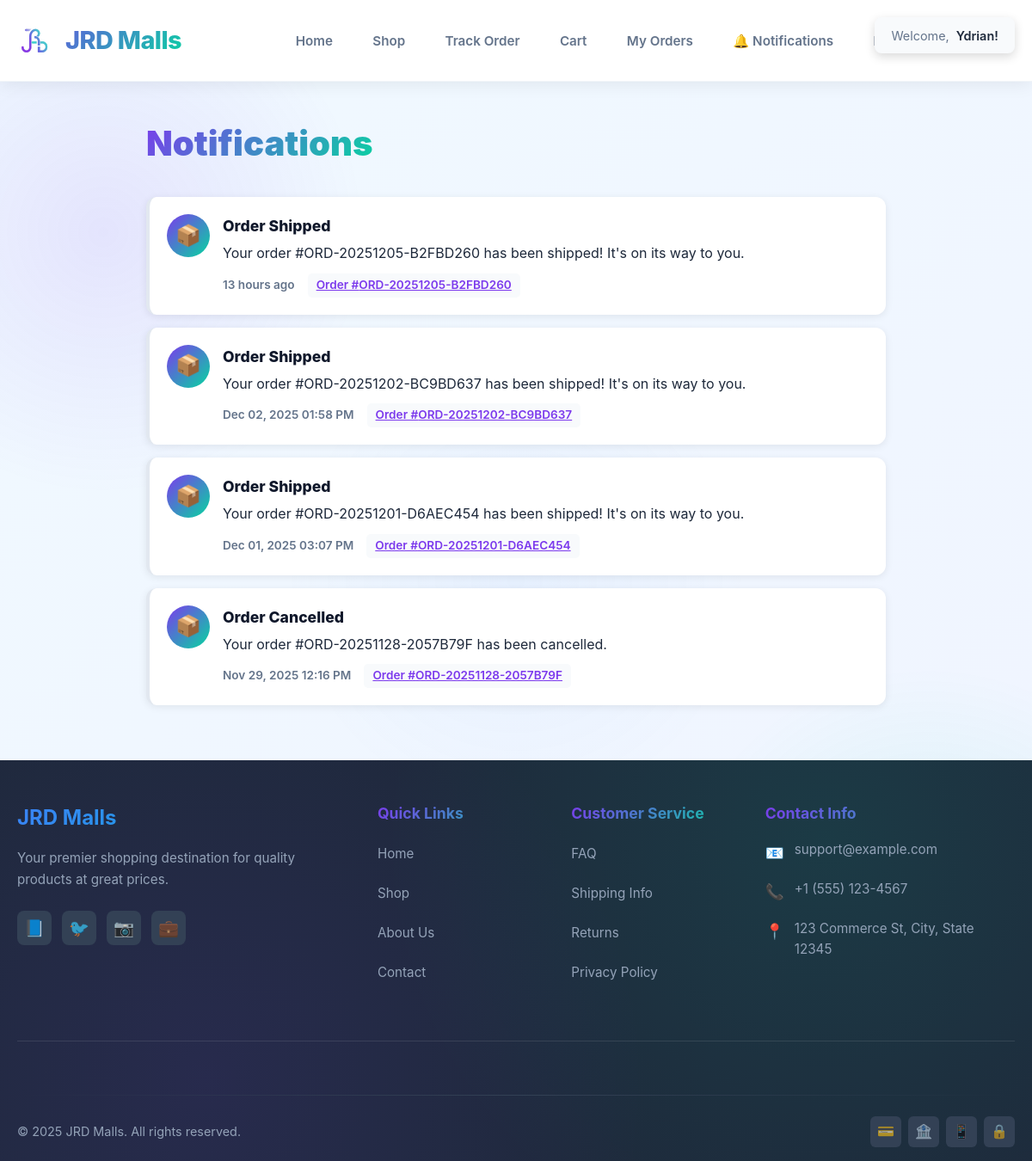
Page /notifications.php (signed in) on the committed database.
### tables this page shows
CREATE TABLE `customers` (
  `customer_id` int(11) NOT NULL,
  `email` varchar(255) NOT NULL,
  `password_hash` varchar(255) NOT NULL,
  `first_name` varchar(100) NOT NULL,
  `last_name` varchar(100) NOT NULL,
  `phone` varchar(20) DEFAULT NULL,
  `date_of_birth` date DEFAULT NULL,
  `created_at` timestamp NOT NULL DEFAULT current_timestamp(),
  `updated_at` timestamp NOT NULL DEFAULT current_timestamp() ON UPDATE current_timestamp(),
  `is_active` tinyint(1) DEFAULT 1,
  `last_login` timestamp NULL DEFAULT NULL
);

CREATE TABLE `notifications` (
  `notification_id` int(11) NOT NULL,
  `customer_id` int(11) NOT NULL,
  `order_id` int(11) DEFAULT NULL,
  `type` varchar(50) NOT NULL,
  `title` varchar(255) NOT NULL,
  `message` text NOT NULL,
  `is_read` tinyint(1) DEFAULT 0,
  `created_at` timestamp NOT NULL DEFAULT current_timestamp()
);

CREATE TABLE `orders` (
  `order_id` int(11) NOT NULL,
  `customer_id` int(11) NOT NULL,
  `order_number` varchar(50) NOT NULL,
  `order_status` enum('pending','processing','shipped','delivered','cancelled','refunded') DEFAULT 'pending',
  `subtotal` decimal(10,2) NOT NULL,
  `tax_amount` decimal(10,2) NOT NULL,
  `shipping_cost` decimal(10,2) NOT NULL,
  `total_amount` decimal(10,2) NOT NULL,
  `shipping_address_id` int(11) NOT NULL,
  `billing_address_id` int(11) NOT NULL,
  `payment_method` varchar(50) NOT NULL,
  `payment_status` enum('pending','completed','failed','refunded') DEFAULT 'pending',
  `notes` text DEFAULT NULL,
  `created_at` timestamp NOT NULL DEFAULT current_timestamp(),
  `updated_at` timestamp NOT NULL DEFAULT current_timestamp() ON UPDATE current_timestamp()
);

### config.php (called while the page is built, shortened)
<?php
function getDBConnection() {
    $conn = new mysqli(DB_HOST, DB_USER, DB_PASS, DB_NAME);
    $conn->set_charset("utf8mb4");
    $conn->query("SET time_zone = '+08:00'");
    return $conn;
}
function isLoggedIn() {
    return isset($_SESSION['customer_id']);
}
function getCurrentUser() {
    $conn = getDBConnection();
    $customer_id = $_SESSION['customer_id'];
    $stmt = $conn->prepare("SELECT customer_id, email, first_name, last_name FROM customers WHERE customer_id = ?");
    $stmt->bind_param("i", $customer_id);
    $stmt->execute();
    $result = $stmt->get_result();
    $user = $result->fetch_assoc();
    return $user;
}
?>

### includes/notifications.php (called while the page is built, shortened)
<?php
function getCustomerNotifications($customer_id, $limit = 20, $offset = 0) {
    $conn = getDBConnection();
    $stmt = $conn->prepare("
        SELECT n.*, o.order_number
        FROM notifications n
        LEFT JOIN orders o ON n.order_id = o.order_id
        WHERE n.customer_id = ?
        ORDER BY n.created_at DESC
        LIMIT ? OFFSET ?
    ");
    $stmt->bind_param("iii", $customer_id, $limit, $offset);
    $stmt->execute();
    $result = $stmt->get_result()->fetch_all(MYSQLI_ASSOC);
    return $result;
}
?>

### notifications.php (the view, shortened to what this page needs)
<?php
require_once 'config.php';
require_once 'includes/notifications.php';
$customer_id = $_SESSION['customer_id'];
$notifications = getCustomerNotifications($customer_id, 50);
?>
<!DOCTYPE html>
<html lang="en">
<head>
    <link rel="stylesheet" href="css/style.css">
</head>
<body>
    <?php include 'includes/header.php'; ?>
    <div class="notifications-container">
        <div class="notifications-header">
            <div>
                <h1>Notifications</h1>
            </div>
        </div>
        <?php if (count($notifications) > 0): ?>
            <div class="notifications-list">
                <?php foreach ($notifications as $notif): ?>
                    <div class="notification-card <?php echo !$notif['is_read'] ? 'unread' : ''; ?>">
                        <div class="notification-icon">
                            <?php
                            $icons = [
                                'order_status' => '📦',
                                'payment' => '💳',
                                'shipping' => '🚚',
                                'system' => '🔔'
                            ];
                            echo $icons[$notif['type']] ?? '🔔';
                            ?>
                        </div>
                        <div class="notification-content">
                            <div class="notification-title"><?php echo htmlspecialchars($notif['title']); ?></div>
                            <div class="notification-message"><?php echo htmlspecialchars($notif['message']); ?></div>
                            <div class="notification-meta">
                                <span class="notification-time">
                                    <?php
                                    $time_ago = time() - strtotime($notif['created_at']);
                                    if ($time_ago < 60) echo 'Just now';
                                    elseif ($time_ago < 3600) echo floor($time_ago / 60) . ' minutes ago';
                                    elseif ($time_ago < 86400) echo floor($time_ago / 3600) . ' hours ago';
                                    else echo date('M d, Y h:i A', strtotime($notif['created_at']));
                                    ?>
                                </span>
                                <?php if ($notif['order_number']): ?>
                                    <a href="orders.php?order_id=<?php echo $notif['order_id']; ?>" class="notification-order">
                                        Order #<?php echo htmlspecialchars($notif['order_number']); ?>
                                    </a>
                                <?php endif; ?>
                            </div>
                        </div>
                    </div>
                <?php endforeach; ?>
            </div>
        <?php endif; ?>
    </div>
    <?php include 'includes/footer.php'; ?>
</body>
</html>

### includes/header.php (shortened to what this page needs)
<header class="main-header">
    <div class="container">
        <div class="header-content">
            <div class="logo">
                <a href="index.php"><img src="logo/icon.png" alt=""><?php echo SITE_NAME; ?></a>
            </div>
            <nav class="main-nav">
                <ul>
                    <li><a href="index.php">Home</a></li>
                    <li><a href="shop.php">Shop</a></li>
                    <li><a href="track_order.php">Track Order</a></li>
                    <?php
                    if (isLoggedIn()):
                        require_once 'includes/notifications.php';
                    ?>
                        <li><a href="cart.php">Cart</a></li>
                        <li><a href="orders.php">My Orders</a></li>
                        <li style="position: relative;">
                            <a href="notifications.php">
                                🔔 Notifications
                            </a>
                        </li>
                        <li><a href="profile.php">Profile</a></li>
                        <li><a href="logout.php">Logout</a></li>
                    <?php else: ?>
                        <li><a href="login.php">Login</a></li>
                        <li><a href="register.php">Register</a></li>
                    <?php endif; ?>
                </ul>
            </nav>
            <?php if (isLoggedIn()):
                $user = getCurrentUser(); ?>
                <div class="user-info" id="userInfoNotification">
                    <span class="welcome-text">Welcome,</span>
                    <span class="user-name"><?php echo htmlspecialchars($user['first_name']); ?>!</span>
                </div>
            <?php endif; ?>
        </div>
    </div>
</header>

### css/style.css (style rules this page uses)
* { margin: 0; padding: 0; box-sizing: border-box; }
:root { --primary: #7c3aed; --primary-dark: #6d28d9; --primary-light: #a78bfa; --secondary: #06d6a0; --secondary-dark: #05b384; --accent: #ff9e00; --accent-light: #ffb74d; --dark: #0f172a; --light: #f8fafc; --border: #e2e8f0; --text: #1e293b; --text-light: #64748b; --error: #ef4444; --success: #10b981; --warning: #f59e0b; --info: #3b82f6; --gradient-primary: linear-gradient(135deg, #7c3aed 0%, #06d6a0 100%); --gradient-hero: linear-gradient(135deg, #7c3aed 0%, #3b82f6 50%, #06d6a0 100%); --shadow-sm: 0 1px 3px 0 rgba(0, 0, 0, 0.1); --shadow-md: 0 4px 6px -1px rgba(0, 0, 0, 0.1); --shadow-lg: 0 10px 15px -3px rgba(0, 0, 0, 0.1); --shadow-xl: 0 20px 25px -5px rgba(0, 0, 0, 0.1); --shadow-glow: 0 0 30px rgba(124, 58, 237, 0.3); --transition: all 0.4s cubic-bezier(0.25, 0.46, 0.45, 0.94); }
body { font-family: 'Inter', -apple-system, BlinkMacSystemFont, 'Segoe UI', Roboto, 'Helvetica Neue', Arial, sans-serif; line-height: 1.6; color: var(--text); background: linear-gradient(135deg, #f0f9ff 0%, #f0f4ff 100%); background-attachment: fixed; min-height: 100vh; overflow-x: hidden; }
body::before { content: ''; position: fixed; top: 0; left: 0; width: 100%; height: 100%; background: radial-gradient(circle at 10% 20%, rgba(124, 58, 237, 0.1) 0%, transparent 20%), radial-gradient(circle at 90% 80%, rgba(6, 214, 160, 0.1) 0%, transparent 20%), radial-gradient(circle at 50% 50%, rgba(59, 130, 246, 0.05) 0%, transparent 30%); z-index: -1; animation: float 20s ease-in-out infinite; }
.container { max-width: 1200px; margin: 0 auto; padding: 0 20px; }
.main-header { background: rgba(255, 255, 255, 0.85); backdrop-filter: blur(20px) saturate(180%); -webkit-backdrop-filter: blur(20px) saturate(180%); color: var(--dark); padding: 1.2rem 0; box-shadow: 0 4px 30px rgba(0, 0, 0, 0.1); position: sticky; top: 0; z-index: 1000; border-bottom: 1px solid rgba(255, 255, 255, 0.3); transition: var(--transition); }
.header-content { display: flex; justify-content: space-between; align-items: center; flex-wrap: wrap; gap: 1rem; }
.logo a { font-size: 1.8rem; font-weight: 800; background: var(--gradient-primary); -webkit-background-clip: text; -webkit-text-fill-color: transparent; background-clip: text; text-decoration: none; letter-spacing: -0.02em; position: relative; display: inline-flex; align-items: center; gap: 0.5rem; transition: var(--transition); padding: 0.5rem 0; }
.logo a::after { content: ''; position: absolute; bottom: 0; left: 0; width: 0; height: 3px; background: var(--gradient-primary); transition: width 0.5s cubic-bezier(0.25, 0.46, 0.45, 0.94); border-radius: 2px; }
.main-nav ul { display: flex; list-style: none; gap: 1.5rem; }
.main-nav a { color: var(--text); text-decoration: none; font-weight: 600; font-size: 0.95rem; transition: color 0.4s cubic-bezier(0.25, 0.46, 0.45, 0.94); position: relative; padding: 0.75rem 1.2rem; border-radius: 50px; overflow: hidden; z-index: 1; }
.main-nav a::before { content: ''; position: absolute; inset: 0; background: var(--gradient-primary); border-radius: 50px; transform: scaleX(0); transform-origin: left; transition: transform 0.5s cubic-bezier(0.25, 0.46, 0.45, 0.94); z-index: -1; }
a, button, .btn, .btn-primary, .btn-secondary { pointer-events: all !important; cursor: pointer !important; }
.main-header { z-index: 1000; }

### rows in the picture
customers: first_name "Ydrian"
notifications: type "📦", title "Order Shipped", message "Your order #ORD-20251205-B2FBD260 has been shipped! It's on its way to you.", order.order_number "ORD-20251205-B2FBD260"
notifications: type "📦", title "Order Shipped", message "Your order #ORD-20251202-BC9BD637 has been shipped! It's on its way to you.", created_at "Dec 02, 2025 01:58 PM", order.order_number "ORD-20251202-BC9BD637"
notifications: type "📦", title "Order Shipped", message "Your order #ORD-20251201-D6AEC454 has been shipped! It's on its way to you.", created_at "Dec 01, 2025 03:07 PM", order.order_number "ORD-20251201-D6AEC454"
notifications: type "📦", title "Order Cancelled", message "Your order #ORD-20251128-2057B79F has been cancelled.", created_at "Nov 29, 2025 12:16 PM", order.order_number "ORD-20251128-2057B79F"

### other values in the picture
SITE_NAME "JRD Malls"
$contact_info['email'] "support@example.com"
$contact_info['phone'] "+1 (555) 123-4567"
$contact_info['address'] "123 Commerce St, City, State 12345"
